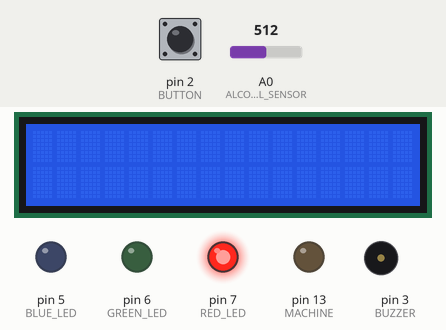
Simulated run of this sketch. Board: Arduino Uno, built with avr-gcc and run on an emulated ATmega328P. On the bench: 16×2 character LCD, output pins drawn as LEDs (lit = HIGH), buzzer (waves = sounding, pin HIGH). The inputs (shaded band) are chosen by the test bench; at power-on: A0 (ALCOHOL_SENSOR) = 512, pin 2 (BUTTON) LOW. What the sketch prints to the serial monitor is not drawn.

Above: at 1.2 s.
1.3 s: A0 (ALCOHOL_SENSOR) set to 573
At 3.2 s:
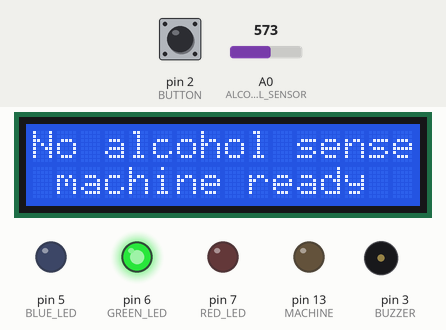
4.3 s: A0 (ALCOHOL_SENSOR) set to 592
At 4.67 s:
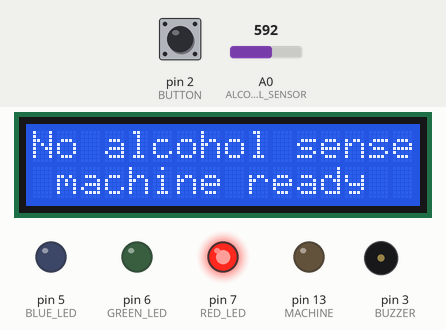
At 5.3 s:
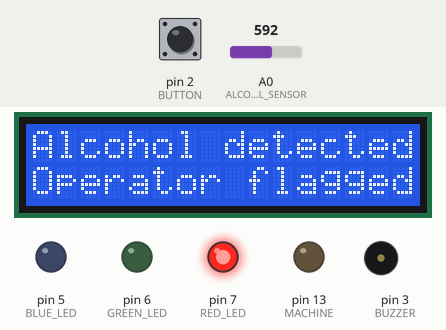
Timing chart, 0 to 7.3 s (numbered marks = the images above; inputs shaded):
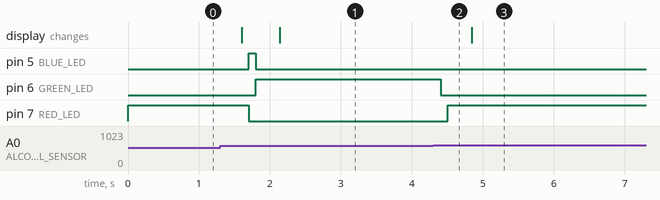

Measured:
- the behaviour switches between 579 and 580 on A0 (ALCOHOL_SENSOR) (found by bisection; images 1 and 2)
- after the input at 4.3 s, pin 6 (GREEN_LED): HIGH → LOW after 0.10 s; pin 7 (RED_LED): LOW → HIGH after 0.20 s

The sketch:

prototype_code.ino
```cpp
#include <Wire.h>
#include <LiquidCrystal_PCF8574.h>

#define MACHINE         13
#define BUZZER          3
#define BUTTON          2
#define ALCOHOL_SENSOR  A0
#define SENSITIVITY     A1
#define RED_LED         7
#define GREEN_LED       6
#define BLUE_LED        5


typedef enum LED_COLOR
{
    NONE,
    RED,
    GREEN,
    BLUE
}
LED_COLOR;

typedef enum SENSOR_STATE
{
    WAIT_SENSOR,
    NO_BREATHE,
    NORMAL_BREATHE,
    ALCOHOL_BREATHE
}
SENSOR_STATE;

typedef struct DEVICE_PARAM
{
    bool machine_state;
    SENSOR_STATE sensor_state;
}
DEVICE_PARAM;

DEVICE_PARAM device_params;
LiquidCrystal_PCF8574 lcd(0x27);

void switchLed(LED_COLOR new_color)
{
    static LED_COLOR current_color = NONE;
    if(current_color != new_color)
    {
        digitalWrite(RED_LED, LOW);
        digitalWrite(BLUE_LED, LOW);
        digitalWrite(GREEN_LED, LOW);

        switch(new_color)
        {
            case RED:
                digitalWrite(RED_LED, HIGH);
            break;

            case BLUE:
                digitalWrite(BLUE_LED, HIGH);
            break;

            case GREEN:
                digitalWrite(GREEN_LED, HIGH);
            break;
        }

        current_color = new_color;
    }
}

void switchMachine(bool new_state)
{
    if(new_state != device_params.machine_state)
    {
        device_params.machine_state = new_state;
        digitalWrite(MACHINE, device_params.machine_state);
        Serial.println("Machine switched");
    }
}

void soundBuzzer(void)
{
    static unsigned long buzzer_time = 0;
    if(millis() - buzzer_time > 1000)
    {
        tone(BUZZER, 4000, 100);
        buzzer_time = millis();
    }
}

bool displayInit(void)
{
    Wire.begin();
    Wire.beginTransmission(0x27);
    int error = Wire.endTransmission();

    if(error != 0)
    {
        return false;
    }

    lcd.begin(16, 2);
    lcd.setBacklight(255);

    return true;
}

void displayUpdate(void)
{
    static SENSOR_STATE old_sensor_state = ALCOHOL_BREATHE;
    static unsigned long display_time = 0;

    if((millis() - display_time > 500) /*&& (device_params.sensor_state != old_sensor_state)*/)
    {
        old_sensor_state = device_params.sensor_state;
        Serial.print("Dst: "); Serial.println(old_sensor_state);
        lcd.clear();
        lcd.setCursor(0,0);

        switch(old_sensor_state)
        {
            case NO_BREATHE:
                lcd.print("Waiting for");
                lcd.setCursor(0,1);
                lcd.print("operator breathe");
            break;

            case NORMAL_BREATHE:
                lcd.print("No alcohol sensed");
                lcd.setCursor(0,1);
                if(device_params.machine_state != false)
                {
                    lcd.print("machine running");
                }
                else
                {
                    lcd.print(" machine ready  ");
                }
            break;

            case WAIT_SENSOR:
                lcd.print("Machine Stopped");
            break;

            case ALCOHOL_BREATHE:
                lcd.print("Alcohol detected");
                lcd.setCursor(0,1);
                if(device_params.machine_state != false)
                {
                    lcd.print("unexpected run!!");
                }
                else
                {
                    lcd.print("Operator flagged");
                }
            break;
        }

        display_time = millis();
    }
}

bool buttonPressed(void)
{
    if(digitalRead(BUTTON) == true)
    {
        return true;
    }

    return false;
}

SENSOR_STATE alcholSensed(void)
{
    SENSOR_STATE read_state = NO_BREATHE;
    int threshold = 400;
    int advalue = 0;
    for(int i=0; i<10; i++)
    {
        advalue += analogRead(ALCOHOL_SENSOR);
    }
    advalue = advalue / 10;

    if(advalue < threshold)
    {
        read_state = NO_BREATHE;
    }
    else if(advalue < (threshold + 180))
    {
        if(device_params.sensor_state == NO_BREATHE)
        {
            read_state = NORMAL_BREATHE;
        }
    }
    else
    {
        read_state = ALCOHOL_BREATHE;
    }
    // Serial.print("Read: "); Serial.println(read_state);
    return read_state;
}

void setup()
{
    pinMode(RED_LED, OUTPUT);
    pinMode(BLUE_LED, OUTPUT);
    pinMode(GREEN_LED, OUTPUT);
    pinMode(MACHINE, OUTPUT);
    pinMode(BUZZER, OUTPUT);

    Serial.begin(9600);

    switchMachine(LOW);
    switchLed(RED);
    soundBuzzer();
    displayInit();

    Serial.println("Init");

    //calibrate sensitivity
    if(buttonPressed())
    {
        lcd.clear();
        // lcd.setCursor(0,1);
        lcd.print("Calibrating...");
        delay(2000);
        lcd.print("state: ");
        while(1)
        {
            lcd.setCursor(9,1);
            lcd.print("          ");
            delay(100);
            lcd.setCursor(9,1);
            if(buttonPressed())
            {
                lcd.print("done!");
                delay(2000);
                break;
            }
            lcd.print(analogRead(ALCOHOL_SENSOR));
            delay(250);
        }
    }
}

bool start_count = false;
uint8_t counter = 0;
void loop()
{

    switch( device_params.sensor_state)
    {
        case WAIT_SENSOR:
            if(alcholSensed() == NO_BREATHE)
            {
                if(start_count == false)
                {
                    counter = 0;
                    start_count = true;
                }
                else
                {
                    counter++;
                    if(counter == 5)
                    {
                        device_params.sensor_state = NO_BREATHE;
                        delay(1000);
                        start_count = false;
                    }
                }
            }
        break;

        case NO_BREATHE: //wait for breathe
            switchMachine(LOW);
            switchLed(BLUE);
            device_params.sensor_state = alcholSensed();
            if(buttonPressed())
            {
                lcd.clear();
                lcd.print(" PLEASE KINDLY  ");
                lcd.setCursor(0,1);
                lcd.print(" CHECKIN FIRST! ");
                delay(5000);
            }
        break;

        case NORMAL_BREATHE: //enable machine control
            switchLed(GREEN);

            if(alcholSensed() == ALCOHOL_BREATHE)
            {
                device_params.sensor_state = ALCOHOL_BREATHE;
                switchLed(NONE);
            }
            else if(buttonPressed())
            {
                if(device_params.machine_state == false)
                  switchMachine(true);
                else
                {
                  switchMachine(false);
                  device_params.sensor_state = WAIT_SENSOR;
                  lcd.clear();
                  lcd.print("Machine Stopped");
                  delay(3000);

                }

                delay(2000);
            }
        break;

        case ALCOHOL_BREATHE: //disable machine control
            switchLed(RED);
            switchMachine(LOW);
            if((alcholSensed() == NO_BREATHE) && buttonPressed() )
            {
                device_params.sensor_state = WAIT_SENSOR;
                delay(2000);
            }
        break;
    }

    displayUpdate();
    // Serial.print("Sst: "); Serial.println(device_params.sensor_state);
    // Serial.print("Mst: "); Serial.println(device_params.machine_state);
    delay(100);
}

/* ----------------------------------- EOF ---------------------------------- */
```
